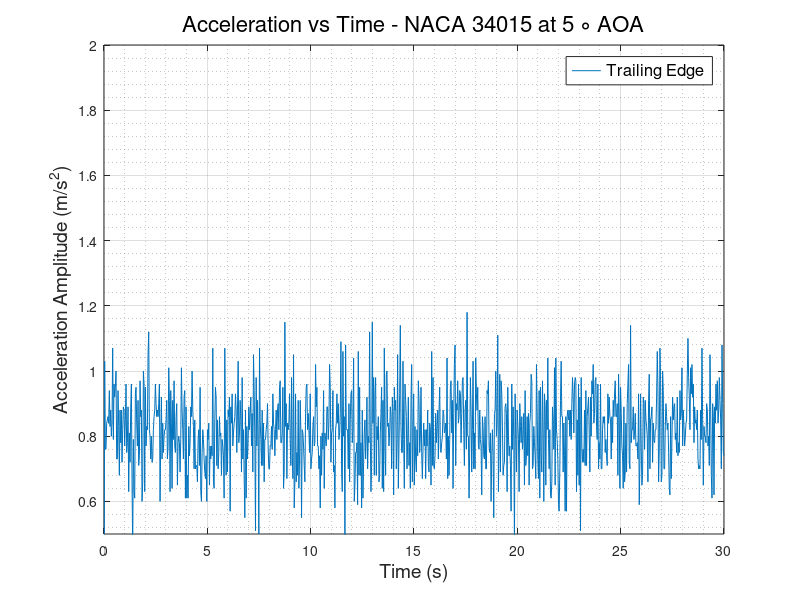
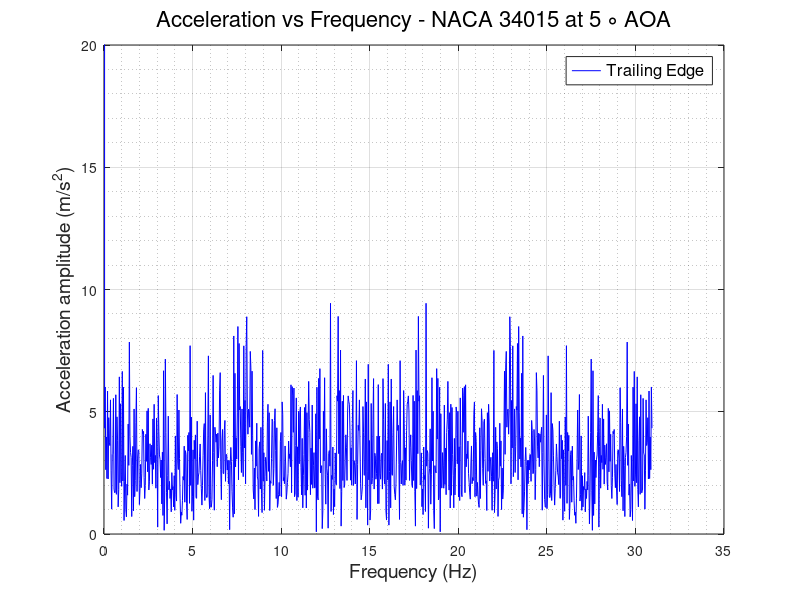

The MATLAB source for these figures, in order:
clc
clear
close all
%% READING ACCELEROMETER DATA and defining Variables
                      % TRAILING EDGE %
data   = xlsread('TE_600rpm.csv');
TE_time   = data(:,1);
TE_X_acc  = data(:,2);
TE_Y_acc  = data(:,3);
TE_Z_acc  = data(:,4);
TE_R_acc  = sqrt(TE_X_acc.^2 + TE_Y_acc.^2 + TE_Z_acc.^2);
% plot(TE_time,TE_R_acc)
N      = numel(TE_time);
Ts     = abs(diff(TE_time(1:2)));
fs     = 1/Ts;
f_axis = [0:N-1]*fs/N;
A_freq_TE = fft(TE_Z_acc);
figure(1)
plot(TE_time, TE_Z_acc)
grid on
grid minor
xlabel('Time (s)','FontSize',14,'FontWeight','normal')
ylabel('Acceleration Amplitude (m/s^2)','FontSize',14,'FontWeight','normal')
legend ('Trailing Edge','FontSize',12,'FontWeight','normal')
title('Acceleration vs Time - NACA 34015 at 5 \circ AOA','FontSize',16,'FontWeight','normal')
ylim([0.5 2])
figure(2)
plot(f_axis,abs(A_freq_TE),'-b','LineWidth',0.5)
grid on 
grid minor
ylabel('Acceleration amplitude (m/s^2)','FontSize',14,'FontWeight','normal')
xlabel('Frequency (Hz)','FontSize',14,'FontWeight','normal')
ylim([0 20])
legend ('Trailing Edge','FontSize',12,'FontWeight','normal')
title('Acceleration vs Frequency - NACA 34015 at 5 \circ AOA','FontSize',16,'FontWeight','normal')
